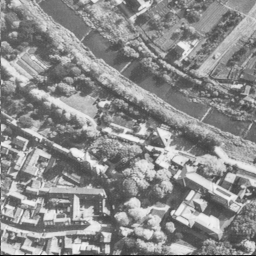
#> input picture assignment01/images/5.1.10-aerial.tiff, 256 x 256 px
$ python task03_b.py   (older library calls are emulated)
#> lines starting #> are read from the running program, lines starting #| are printed output that depends on the picture
import matplotlib.pyplot as plt
import matplotlib.cm as cm #
from scipy import misc
from PIL import Image

#	create a dictionary for easier filepath handling
imagePath = { 'aerial' : './images/5.1.10-aerial.tiff',
			'jellyBeans' : './images/4.1.07-jelly-beans.tiff',
			'lake' : './images/4.2.06-lake.tiff',
			'fishingBoat' : './images/fishingboat.tiff',
			'lochness' : './images/fishingboat.tiff',
			'terraux' : './images/terraux.tiff'}

#	gamma transformations
def gammaTransform(rgb,gammaValues):
	for i in range(len(rgb)):
		for j in range(len(rgb[i])):
		#	normalize the image
			p = rgb[i, j]/255
			rgb[i, j] = (p**gammaValues)*255
	return rgb

def subplotImage(filepath):
#> called with filepath = './images/5.1.10-aerial.tiff'
	_, ax = plt.subplots(1, 3, figsize=(16, 8))
#	store gamma values in array
	gammaValues = [.2, .5, .9]
#	read from array and create plot for each value
	for i in range(len(gammaValues)):
		image = misc.imread(filepath)
#> image is the input picture: shape (256, 256); min 1, max 248, mean 140.5
		gammaTransformed = gammaTransform(image,gammaValues[i])
#> after the loop in gammaTransform, `for i in range(len(rgb)):`:
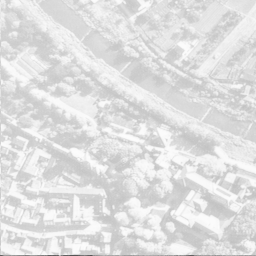
#> rgb: shape (256, 256); min 84, max 253, mean 223.9
		ax[i].imshow(gammaTransformed, cmap=plt.cm.gray)
		ax[i].set_axis_off()
	plt.show()
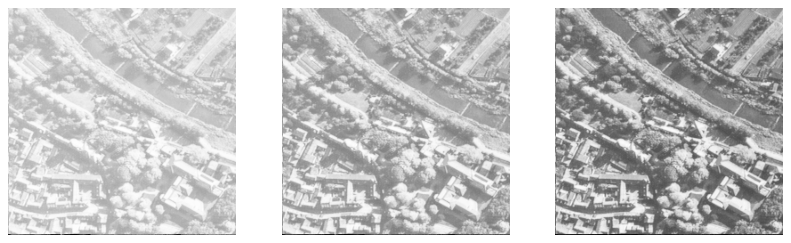
#> figure drawn by matplotlib, 3 panels
	return None

subplotImage(imagePath['aerial'])
subplotImage(imagePath['fishingBoat'])
#> call 2 of subplotImage, with filepath = './images/fishingboat.tiff'
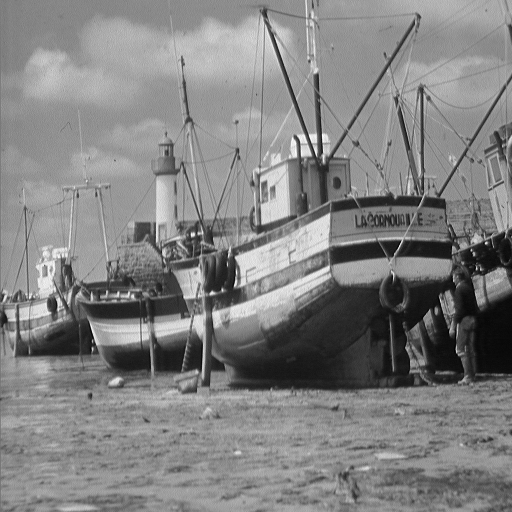
#> input picture assignment01/images/fishingboat.tiff, 512 x 512 px
#> in subplotImage, image is the input picture: shape (512, 512); min 0, max 255, mean 129.7
#> call 4 of gammaTransform, with gammaValues = 0.2
#> after the loop in gammaTransform (call 4), `for i in range(len(rgb)):`:
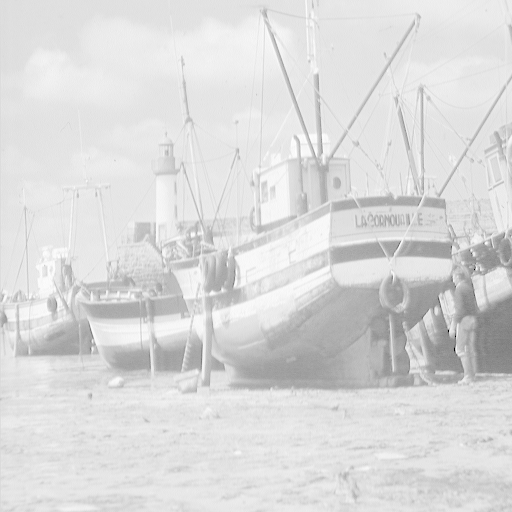
#> rgb: shape (512, 512); min 0, max 255, mean 218.5
